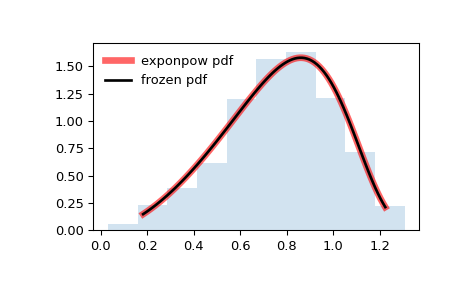

Recreate this plot in Python.
from scipy.stats import exponpow
import matplotlib.pyplot as plt
fig, ax = plt.subplots(1, 1)

# Calculate the first four moments:

b = 2.7
mean, var, skew, kurt = exponpow.stats(b, moments='mvsk')

# Display the probability density function (``pdf``):

x = np.linspace(exponpow.ppf(0.01, b),
                exponpow.ppf(0.99, b), 100)
ax.plot(x, exponpow.pdf(x, b),
       'r-', lw=5, alpha=0.6, label='exponpow pdf')

# Alternatively, the distribution object can be called (as a function)
# to fix the shape, location and scale parameters. This returns a "frozen"
# RV object holding the given parameters fixed.

# Freeze the distribution and display the frozen ``pdf``:

rv = exponpow(b)
ax.plot(x, rv.pdf(x), 'k-', lw=2, label='frozen pdf')

# Check accuracy of ``cdf`` and ``ppf``:

vals = exponpow.ppf([0.001, 0.5, 0.999], b)
np.allclose([0.001, 0.5, 0.999], exponpow.cdf(vals, b))
# True

# Generate random numbers:

r = exponpow.rvs(b, size=1000)

# And compare the histogram:

ax.hist(r, density=True, histtype='stepfilled', alpha=0.2)
ax.legend(loc='best', frameon=False)
plt.show()
